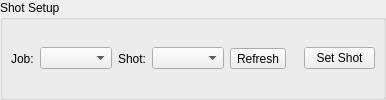
         <widget class="QGroupBox" name="shotSetupParent_groupBox">
          <property name="sizePolicy">
           <sizepolicy hsizetype="Preferred" vsizetype="Maximum">
            <horstretch>0</horstretch>
            <verstretch>0</verstretch>
           </sizepolicy>
          </property>
          <property name="statusTip">
           <string/>
          </property>
          <property name="title">
           <string>Shot Setup</string>
          </property>
          <layout class="QHBoxLayout" name="shotSetup_horizontalLayout">
           <property name="margin">
            <number>8</number>
           </property>
           <item>
            <widget class="QFrame" name="shotSetup_groupBox">
             <property name="enabled">
              <bool>true</bool>
             </property>
             <layout class="QHBoxLayout" name="horizontalLayout">
              <property name="margin">
               <number>0</number>
              </property>
              <item>
               <widget class="QLabel" name="setJob_label">
                <property name="sizePolicy">
                 <sizepolicy hsizetype="Maximum" vsizetype="Preferred">
                  <horstretch>0</horstretch>
                  <verstretch>0</verstretch>
                 </sizepolicy>
                </property>
                <property name="text">
                 <string>Job:</string>
                </property>
               </widget>
              </item>
              <item>
               <widget class="QComboBox" name="job_comboBox">
                <property name="editable">
                 <bool>false</bool>
                </property>
               </widget>
              </item>
              <item>
               <widget class="QLabel" name="setShot_label">
                <property name="sizePolicy">
                 <sizepolicy hsizetype="Maximum" vsizetype="Preferred">
                  <horstretch>0</horstretch>
                  <verstretch>0</verstretch>
                 </sizepolicy>
                </property>
                <property name="text">
                 <string>Shot:</string>
                </property>
               </widget>
              </item>
              <item>
               <widget class="QComboBox" name="shot_comboBox"/>
              </item>
              <item>
               <widget class="QToolButton" name="refreshJobs_toolButton">
                <property name="toolTip">
                 <string>&lt;html&gt;&lt;head/&gt;&lt;body&gt;&lt;p&gt;&lt;span style=&quot; font-weight:600;&quot;&gt;Refresh&lt;/span&gt;&lt;/p&gt;&lt;p&gt;Reload the job database and update the job and shot list combo boxes.&lt;/p&gt;&lt;/body&gt;&lt;/html&gt;</string>
                </property>
                <property name="statusTip">
                 <string>Reload the job database</string>
                </property>
                <property name="text">
                 <string>Refresh</string>
                </property>
                <property name="icon">
                 <iconset resource="rsc.qrc">
                  <normaloff>:/rsc/rsc/icon_refresh.png</normaloff>
                  <disabledoff>:/rsc/rsc/icon_refresh_disabled.png</disabledoff>:/rsc/rsc/icon_refresh.png</iconset>
                </property>
                <property name="iconSize">
                 <size>
                  <width>15</width>
                  <height>15</height>
                 </size>
                </property>
                <property name="toolButtonStyle">
                 <enum>Qt::ToolButtonIconOnly</enum>
                </property>
               </widget>
              </item>
             </layout>
            </widget>
           </item>
           <item>
            <spacer name="shotSetup_horizontalSpacer">
             <property name="orientation">
              <enum>Qt::Horizontal</enum>
             </property>
             <property name="sizeType">
              <enum>QSizePolicy::Maximum</enum>
             </property>
             <property name="sizeHint" stdset="0">
              <size>
               <width>12</width>
               <height>20</height>
              </size>
             </property>
            </spacer>
           </item>
           <item>
            <widget class="QFrame" name="shotSetupButtons_groupBox">
             <property name="sizePolicy">
              <sizepolicy hsizetype="Maximum" vsizetype="Preferred">
               <horstretch>0</horstretch>
               <verstretch>0</verstretch>
              </sizepolicy>
             </property>
             <layout class="QHBoxLayout" name="horizontalLayout_4">
              <property name="margin">
               <number>0</number>
              </property>
              <item>
               <widget class="QToolButton" name="setShot_toolButton">
                <property name="sizePolicy">
                 <sizepolicy hsizetype="Fixed" vsizetype="Fixed">
                  <horstretch>0</horstretch>
                  <verstretch>0</verstretch>
                 </sizepolicy>
                </property>
                <property name="toolTip">
                 <string>&lt;html&gt;&lt;head/&gt;&lt;body&gt;&lt;p&gt;&lt;span style=&quot; font-weight:600;&quot;&gt;Set shot environment&lt;/span&gt;&lt;/p&gt;&lt;p&gt;Set or unset the the shot environment. Right-click or hold for recent shots.&lt;/p&gt;&lt;/body&gt;&lt;/html&gt;</string>
                </property>
                <property name="statusTip">
                 <string>Set or unset the the shot environment</string>
                </property>
                <property name="styleSheet">
                 <string notr="true">QToolButton {
	padding: 1px 12px 2px 1px;
}

QToolButton:pressed, QToolButton:checked:pressed {
	padding: 2px 11px 1px 2px;
}

/*QToolButton:disabled {
	color: #ccc;
}*/
</string>
                </property>
                <property name="text">
                 <string>Set Shot</string>
                </property>
                <property name="icon">
                 <iconset resource="rsc.qrc">
                  <normaloff>:/rsc/rsc/icon_unlocked.png</normaloff>
                  <normalon>:/rsc/rsc/icon_locked.png</normalon>
                  <disabledoff>:/rsc/rsc/icon_unlocked_disabled.png</disabledoff>
                  <disabledon>:/rsc/rsc/icon_locked_disabled.png</disabledon>:/rsc/rsc/icon_unlocked.png</iconset>
                </property>
                <property name="iconSize">
                 <size>
                  <width>15</width>
                  <height>15</height>
                 </size>
                </property>
                <property name="checkable">
                 <bool>true</bool>
                </property>
                <property name="toolButtonStyle">
                 <enum>Qt::ToolButtonTextBesideIcon</enum>
                </property>
               </widget>
              </item>
             </layout>
            </widget>
           </item>
          </layout>
         </widget>
